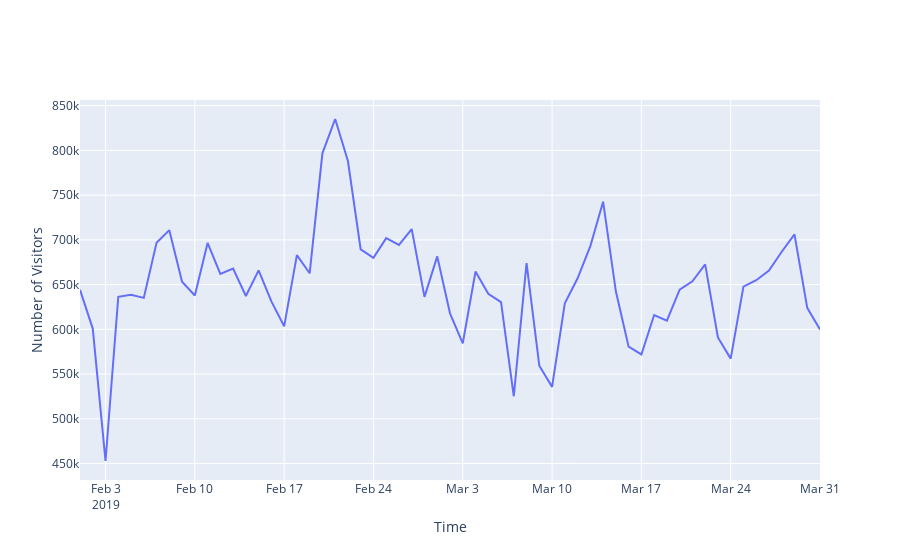

This figure's notebook cell:
### Code cell
# visitors
l1 = go.Scatter(x=df_all.date, y=df_all.visitors)
d = [l1]
plotly.offline.iplot({'data':d,
                      'layout':{
                          'xaxis':{'title':'Time'},
                          'yaxis':{'title':'Number of Visitors'}
                      }})
